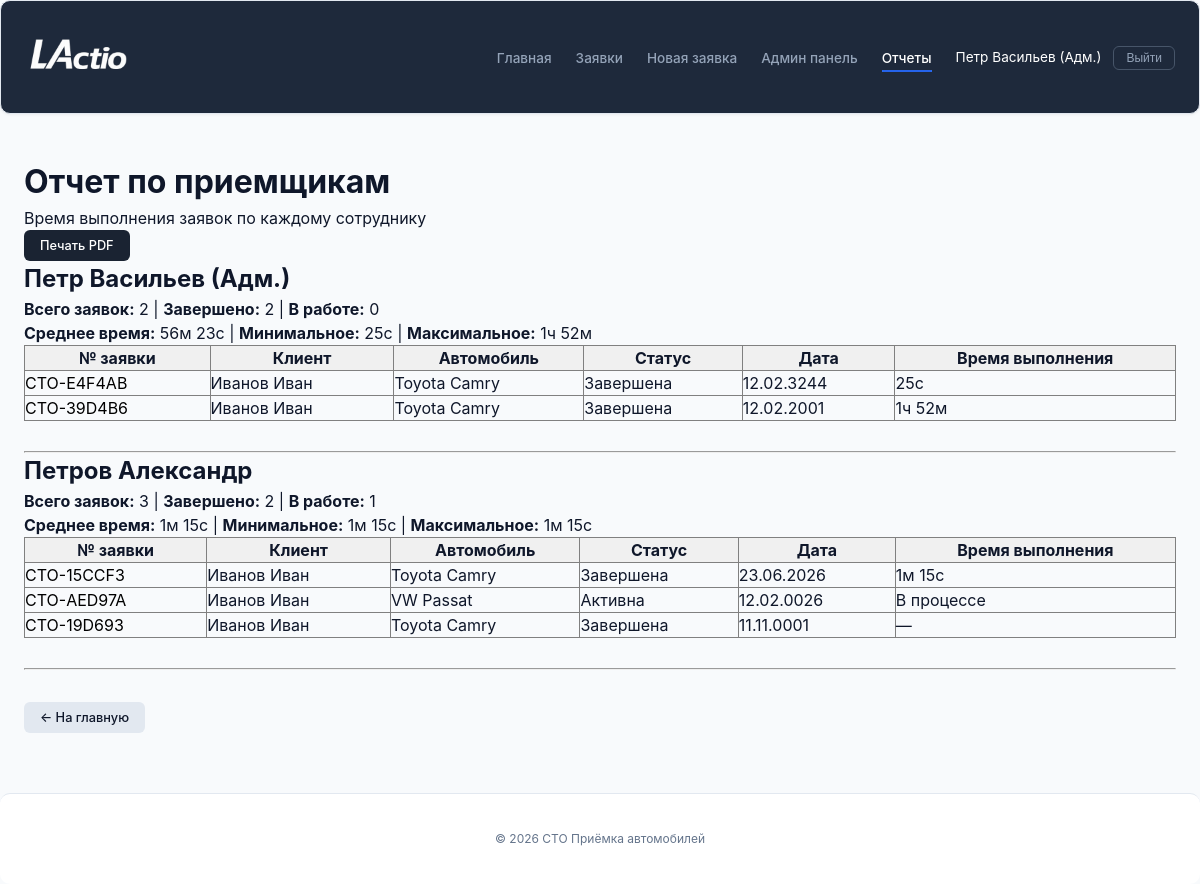
The app's page /reports/receptionists/ (signed in) with its own data.
### service_reception/models.py (models this page shows, shortened)
class User(AbstractUser):
    POSITION_CHOICES = [
        ('admin', 'Администратор'),
        ('receptionist', 'Приёмщик'),
        ('master', 'Мастер'),
    ]
    phone = models.CharField(max_length=20, blank=True, verbose_name='Телефон')
    position = models.CharField(max_length=50, choices=POSITION_CHOICES, default='receptionist', verbose_name='Должность')
    avatar = models.ImageField(upload_to='avatars/', blank=True, null=True, verbose_name='Фото')
    is_approved = models.BooleanField(default=False, verbose_name='Подтверждён администратором')
    class Meta:
        verbose_name = 'Пользователь'
        verbose_name_plural = 'Пользователи'

class RepairRequest(models.Model):
    STATUS_CHOICES = [
        ('draft', 'Черновик'),
        ('active', 'Активна'),
        ('completed', 'Завершена'),
        ('cancelled', 'Отменена'),
    ]
    request_number = models.CharField(max_length=20, unique=True, editable=False)
    receptionist = models.ForeignKey(User, on_delete=models.CASCADE)
    reception_date = models.DateField()
    reception_time = models.TimeField()
    client_name = models.CharField(max_length=200)
    client_phone = models.CharField(max_length=20)
    car_brand = models.CharField(max_length=100)
    car_model = models.CharField(max_length=100)
    license_plate = models.CharField(max_length=20, blank=True)
    vin = models.CharField(max_length=17, blank=True)
    work_types = models.ManyToManyField('WorkType', blank=True)
    issue_description = models.TextField()
    notes = models.TextField(blank=True)
    dashboard_photo = models.ImageField(
        upload_to='dashboard/',
        blank=True,
        null=True,
        verbose_name='Фото приборной панели'
    )
    mileage = models.IntegerField(
        null=True,
        blank=True,
        verbose_name='Пробег (км)'
    )
    status = models.CharField(max_length=20, choices=STATUS_CHOICES, default='draft')
    started_at = models.DateTimeField(null=True, blank=True, verbose_name="Время начала")
    completed_at = models.DateTimeField(null=True, blank=True, verbose_name="Время завершения")
    time_spent = models.DurationField(null=True, blank=True, verbose_name="Затраченное время")

### service_reception/views.py (the view)
# urls.py: path('reports/receptionists/', views.reports_receptionists, name='reports_receptionists'),
@login_required
@user_passes_test(lambda u: u.is_staff)
def reports_receptionists(request):
    receptionists = User.objects.filter(
        repairrequest__isnull=False
    ).distinct().annotate(
        total_requests=Count('repairrequest'),
        completed_requests=Count('repairrequest', filter=Q(repairrequest__status='completed')),
        active_requests=Count('repairrequest', filter=Q(repairrequest__status='active')),
        avg_time=Avg('repairrequest__time_spent'),
        min_time=Min('repairrequest__time_spent'),
        max_time=Max('repairrequest__time_spent'),
        total_time=Sum('repairrequest__time_spent'),
    )
    receptionist_data = []
    for r in receptionists:
        requests = RepairRequest.objects.filter(
            receptionist=r
        ).order_by('-reception_date')
        for req in requests:
            req.time_spent_formatted = format_duration(req.time_spent)
        receptionist_data.append({
            'user': r,
            'stats': {
                'total': r.total_requests,
                'completed': r.completed_requests,
                'active': r.active_requests,
                'avg_time': format_duration(r.avg_time),
                'min_time': format_duration(r.min_time),
                'max_time': format_duration(r.max_time),
                'total_time': format_duration(r.total_time),
            },
            'requests': requests,
        })
    context = {
        'receptionist_data': receptionist_data,
    }
    return render(request, 'reception/reports_receptionists.html', context)

### service_reception/views.py (called while the page is built)
def format_duration(value):
    if not value or value == "—":
        return "—"
    total_seconds = int(value.total_seconds())
    hours = total_seconds // 3600
    minutes = (total_seconds % 3600) // 60
    seconds = total_seconds % 60
    if hours > 0:
        return f"{hours}ч {minutes}м"
    elif minutes > 0:
        return f"{minutes}м {seconds}с"
    else:
        return f"{seconds}с"

### service_reception/templates/reception/reports_receptionists.html (shortened to what this page needs)
{% extends 'reception/base.html' %}
{% block content %}
<h1>Отчет по приемщикам</h1>
<p>Время выполнения заявок по каждому сотруднику</p>
<a href="{% url 'service_reception:reports_receptionists_pdf' %}" target="_blank" class="btn btn_print">
    Печать PDF
</a>
<br>
{% for data in receptionist_data %}
<h2>{{ data.user.get_full_name|default:data.user.username }}</h2>
<p>
    <strong>Всего заявок:</strong> {{ data.stats.total }} |
    <strong>Завершено:</strong> {{ data.stats.completed }} |
    <strong>В работе:</strong> {{ data.stats.active }}
</p>
<p>
    <strong>Среднее время:</strong>
    {% if data.stats.avg_time %}{{ data.stats.avg_time }} {% else %}—{% endif %} |
    <strong>Минимальное:</strong>
    {% if data.stats.min_time %}{{ data.stats.min_time }} {% else %}—{% endif %} |
    <strong>Максимальное:</strong>
    {% if data.stats.max_time %}{{ data.stats.max_time }} {% else %}—{% endif %}
</p>
<table border="1" cellpadding="5" cellspacing="0" style="width: 100%; border-collapse: collapse; margin-bottom: 30px;">
    <thead>
        <tr style="background: #f0f0f0;">
            <th>№ заявки</th>
            <th>Клиент</th>
            <th>Автомобиль</th>
            <th>Статус</th>
            <th>Дата</th>
            <th>Время выполнения</th>
        </tr>
    </thead>
    <tbody>
        {% for req in data.requests %}
        <tr>
            <td><a href="{% url 'service_reception:request_detail' req.pk %}"
                style="text-decoration: none; color: black;">{{ req.request_number }}</a></td>
            <td>{{ req.client_name }}</td>
            <td>{{ req.car_brand }} {{ req.car_model }}</td>
            <td>{{ req.get_status_display }}</td>
            <td>{{ req.reception_date|date:"d.m.Y" }}</td>
            <td>
                {% if req.time_spent %}
                    {{ req.time_spent_formatted }}
                {% elif req.status == 'active' %}
                    В процессе
                {% else %}
                    —
                {% endif %}
            </td>
        </tr>
        {% empty %}
        <tr>
            <td colspan="6" style="text-align: center;">Нет заявок</td>
        </tr>
        {% endfor %}
    </tbody>
</table>
<hr>
{% empty %}
<p>Нет данных о приемщиках</p>
{% endfor %}
<a href="{% url 'service_reception:home' %}" class="btn btn_secondary" style="margin-top: 2rem;">← На главную</a>
{% endblock %}

### service_reception/templates/reception/base.html (shortened to what this page needs)
{% load static %}
<!DOCTYPE html>
<html lang="ru">
<head>
    <link rel="stylesheet" href="{% static 'css/style.css' %}">
</head>
<body>
    <nav class="navbar_custom">
        <div class="main_container">
            <div class="nav_inner">
                <a class="navbar_brand" href="{% url 'service_reception:home' %}">
                    <img src="{% static 'images/logoo.png' %}" alt="СТО Приёмка" class="logo_img" style="height: 48px !important; width: auto !important;">
                </a>
                <ul class="navbar_menu">
                    <li><a class="navbar_link {% if request.path == '/' %}active{% endif %}" href="{% url 'service_reception:home' %}">Главная</a></li>
                    <li><a class="navbar_link {% if request.path == '/requests/' %}active{% endif %}" href="{% url 'service_reception:request_list' %}">Заявки</a></li>
                    <li><a class="navbar_link {% if request.path == '/requests/create/' %}active{% endif %}" href="{% url 'service_reception:request_create' %}">Новая заявка</a></li>
                    {% if user.is_authenticated %}
                        {% if user.is_staff %}
                            <li><a class="navbar_link {% if '/admin-panel/' in request.path %}active{% endif %}" href="{% url 'service_reception:admin_dashboard' %}">Админ панель</a></li>
                        {% endif %}
                        {% if user.is_staff %}
                            <li><a class="navbar_link {% if '/reports/receptionists/' in request.path %}active{% endif %}" href="{% url 'service_reception:reports_receptionists' %}">Отчеты</a></li>
                        {% endif %}
                        <li class="nav_user">
                            <span class="nav_username">{{ user.get_full_name|default:user.username }}</span>
                            <form method="post" action="{% url 'service_reception:logout' %}" class="nav_logout_form">
                                <button type="submit" class="btn_logout">Выйти</button>
                            </form>
                        </li>
                    {% else %}
                        <li><a class="btn btn_login" href="{% url 'service_reception:login' %}">Вход</a></li>
                        <li><a class="btn btn_register" href="{% url 'service_reception:register' %}">Регистрация</a></li>
                    {% endif %}
                </ul>
            </div>
        </div>
    </nav>
    <main class="main_container">
        {% block content %}{% endblock %}
    </main>
    <footer class="footer_custom">
        <div class="main_container">
            <p>© {% now "Y" %} СТО Приёмка автомобилей</p>
        </div>
    </footer>
</body>
</html>

### service_reception/static/css/style.css (style rules this page uses)
:root { --primary: #3b82f6; --primary-dark: #2563eb; --primary-light: #93bbfc; --bg: #f1f5f9; --surface: #ffffff; --text: #0f172a; --text-secondary: #64748b; --border: #e2e8f0; --shadow: 0 1px 3px rgba(0,0,0,0.06), 0 1px 2px rgba(0,0,0,0.04); --shadow-hover: 0 10px 30px rgba(0,0,0,0.08); --radius: 12px; --radius-sm: 8px; --transition: all 0.2s cubic-bezier(0.4, 0, 0.2, 1); }
* { box-sizing: border-box; margin: 0; padding: 0; }
body { background: var(--bg); font-family: 'Inter', -apple-system, BlinkMacSystemFont, 'Segoe UI', Roboto, sans-serif; color: var(--text); line-height: 1.5; }
.main_container { max-width: 1360px; margin: 0 auto; padding: 20px 24px; }
.navbar_custom { background: var(--surface); padding: 12px 0; margin-bottom: 24px; border-radius: var(--radius); box-shadow: var(--shadow); border: 1px solid var(--border); }
.navbar_brand { color: var(--text); font-size: 1.1rem; font-weight: 700; text-decoration: none; letter-spacing: -0.3px; }
.navbar_menu { display: flex; gap: 20px; list-style: none; margin: 0; padding: 0; align-items: center; }
.navbar_link { color: var(--text-secondary); text-decoration: none; font-size: 0.85rem; font-weight: 500; transition: var(--transition); padding: 6px 0; position: relative; }
.navbar_link.active { color: var(--primary); }
.navbar_link.active::after { content: ''; position: absolute; bottom: -2px; left: 0; width: 100%; height: 2px; background: var(--primary); border-radius: 2px; }
.btn { padding: 8px 18px; border-radius: var(--radius-sm); border: none; font-size: 0.8rem; font-weight: 600; cursor: pointer; text-decoration: none; display: inline-flex; align-items: center; gap: 6px; transition: var(--transition); }
.btn_secondary { background: var(--border); color: var(--text); }
html, body { height: 100%; margin: 0; }
.footer_custom { margin-top: 40px; padding: 16px 0; background: var(--surface); border-top: 1px solid var(--border); text-align: center; color: var(--text-secondary); font-size: 0.75rem; border-radius: var(--radius); }
.navbar_brand { display: flex; align-items: center; gap: 8px; text-decoration: none; }
.navbar_brand img { height: 32px; width: auto; display: block; }
:root { --primary: #2563eb; --primary-dark: #1d4ed8; --bg: #f8fafc; --surface: #ffffff; --text: #0f172a; --text-secondary: #64748b; --border: #e2e8f0; --radius: 10px; --radius-sm: 6px; --shadow: 0 1px 3px rgba(0,0,0,0.06); }
body { background: var(--bg); font-family: -apple-system, BlinkMacSystemFont, 'Segoe UI', Roboto, sans-serif; color: var(--text); line-height: 1.5; }
.main_container { max-width: 1200px; margin: 0 auto; padding: 20px 24px; }
.navbar_custom { background: var(--surface); padding: 12px 0; margin-bottom: 24px; border-radius: var(--radius); border: 1px solid var(--border); }
.navbar_brand { display: flex; align-items: center; gap: 8px; text-decoration: none; font-weight: 700; font-size: 1.1rem; color: var(--text); }
.navbar_brand img { height: 32px; }
.navbar_menu { display: flex; gap: 24px; list-style: none; margin: 0; padding: 0; align-items: center; }
.navbar_link { color: var(--text-secondary); text-decoration: none; font-size: 0.85rem; padding: 4px 0; border-bottom: 2px solid transparent; transition: 0.2s; }
.navbar_link.active { color: var(--text); border-bottom-color: var(--primary); }
.btn { padding: 6px 16px; border-radius: var(--radius-sm); border: none; font-size: 0.8rem; font-weight: 500; cursor: pointer; text-decoration: none; display: inline-block; transition: 0.2s; }
.nav_inner { display: flex; justify-content: space-between; align-items: center; }
.navbar_custom { background: #1e293b; padding: 12px 0; margin-bottom: 24px; border-radius: 10px; }
.navbar_brand { display: flex; align-items: center; text-decoration: none; }
.logo_img { height: 36px; width: auto; }
.navbar_link { color: #94a3b8; text-decoration: none; font-size: 0.85rem; padding: 4px 0; border-bottom: 2px solid transparent; transition: 0.2s; }
.navbar_link.active { color: #ffffff; border-bottom-color: #3b82f6; }
.nav_user { display: flex; align-items: center; gap: 12px; }
.nav_username { color: #ffffff; font-size: 0.85rem; }
.nav_logout_form { display: inline; margin: 0; }
.btn_logout { background: transparent; color: #94a3b8; border: 1px solid #475569; padding: 4px 12px; border-radius: 6px; cursor: pointer; font-size: 0.75rem; transition: 0.2s; }
.logo_img { height: 108px; width: auto; }
.btn_print { background: #1a2332; color: white; }

### records on screen
User: get_full_name "Петр Васильев (Адм.)", user.get_full_name "Петр Васильев (Адм.)", stats.total "2", stats.completed "2", stats.active "0", stats.avg_time "56м 23с", stats.min_time "25с", stats.max_time "1ч 52м"
RepairRequest: request_number "СТО-E4F4AB", client_name "Иванов Иван", car_brand "Toyota", car_model "Camry", status "Завершена", reception_date "12.02.3244", time_spent_formatted "25с"
RepairRequest: request_number "СТО-39D4B6", client_name "Иванов Иван", car_brand "Toyota", car_model "Camry", status "Завершена", reception_date "12.02.2001", time_spent_formatted "1ч 52м"
User: user.get_full_name "Петров Александр", stats.total "3", stats.completed "2", stats.active "1", stats.avg_time "1м 15с", stats.min_time "1м 15с", stats.max_time "1м 15с"
RepairRequest: request_number "СТО-15CCF3", client_name "Иванов Иван", car_brand "Toyota", car_model "Camry", status "Завершена", reception_date "23.06.2026", time_spent_formatted "1м 15с"
RepairRequest: request_number "СТО-AED97A", client_name "Иванов Иван", car_brand "VW", car_model "Passat", status "Активна", reception_date "12.02.0026", shows "В процессе"
RepairRequest: request_number "СТО-19D693", client_name "Иванов Иван", car_brand "Toyota", car_model "Camry", status "Завершена", reception_date "11.11.0001"
